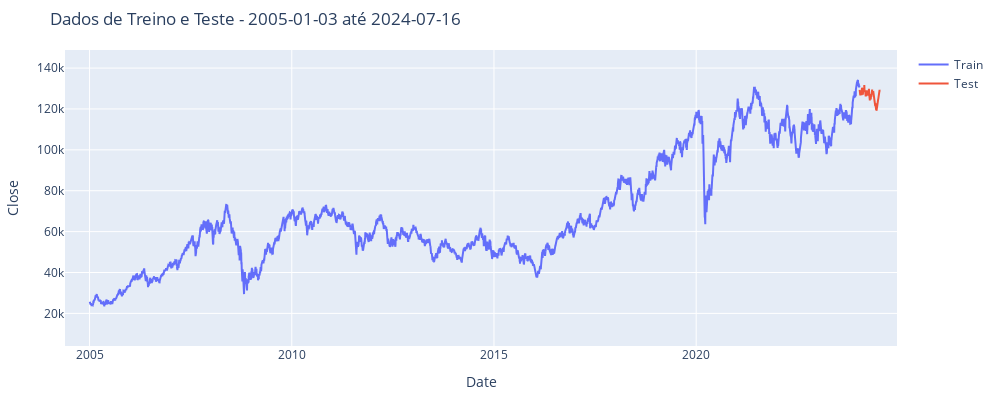

Notebook code cell kept with this figure:
### Markdown cell above
Visualizando os dados de treinamento e teste

### Code cell
# Criar traços para os dados de treino e teste
train_trace = go.Scatter(x=dfs['train']['ds'], y=dfs['train']['y'], mode='lines', name='Train')
test_trace = go.Scatter(x=dfs['test']['ds'], y=dfs['test']['y'], mode='lines', name='Test')

# Configurar o layout do gráfico
layout = go.Layout(
    title=f'Dados de Treino e Teste - {dfs["train"]["ds"].min().date()} até {dfs["test"]["ds"].max().date()}',
    xaxis=dict(title='Date'),
    yaxis=dict(title='Close'),
    margin=dict(l=50, r=50, t=50, b=50),
    width=1000,
    height=400
)

# Criar a figura
fig = go.Figure(data=[train_trace, test_trace], layout=layout)

# Mostrar o gráfico
fig.show()

### Figure 1 — Plotly figure (JSON) as saved in the notebook; plotly's stock layout.template omitted (floating-point values rounded to 4 significant figures; data arrays with more than 128 entries replaced by an {"elided": "..."} marker saying what was removed)
{"data": [{"mode": "lines", "name": "Train", "type": "scatter", "x": {"elided": "6952 str values"}, "y": {"elided": "6952 int values"}}, {"mode": "lines", "name": "Test", "type": "scatter", "x": {"elided": "183 str values"}, "y": {"elided": "183 int values"}}], "layout": {"dragmode": "zoom", "height": 400, "margin": {"b": 50, "l": 50, "r": 50, "t": 50}, "title": {"text": "Dados de Treino e Teste - 2005-01-03 até 2024-07-16"}, "width": 1000, "xaxis": {"autorange": false, "range": ["2004-05-24 04:39:45.7719", "2024-12-18 07:05:50.9893"], "title": {"text": "Date"}, "type": "date"}, "yaxis": {"autorange": false, "range": [4045.0, 148800.0], "title": {"text": "Close"}, "type": "linear"}}}
